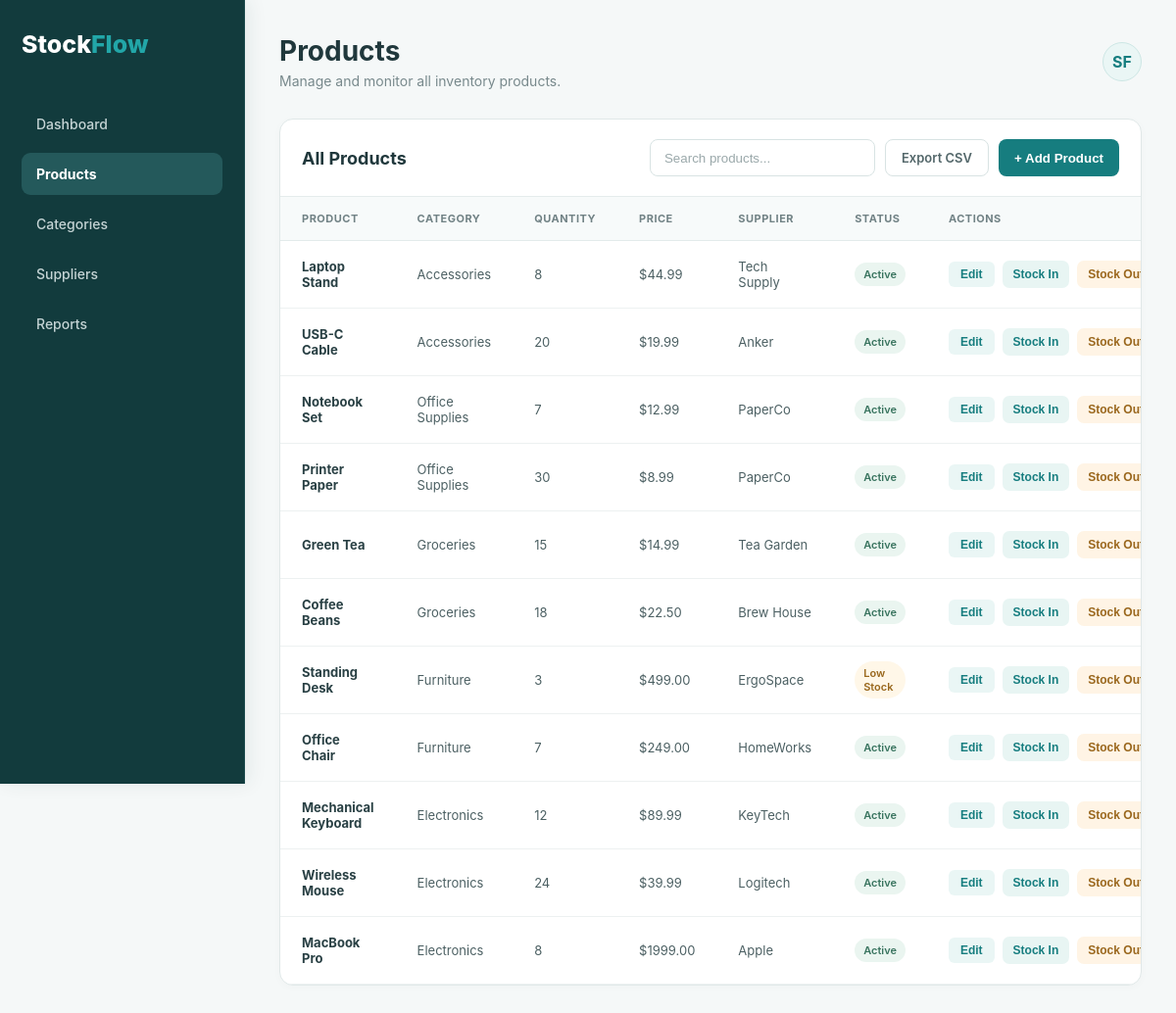
Page /products on the committed database.
### tables this page shows
CREATE TABLE products (
            id INTEGER PRIMARY KEY AUTOINCREMENT,
            name TEXT NOT NULL,
            category TEXT NOT NULL,
            quantity INTEGER NOT NULL DEFAULT 0,
            price REAL NOT NULL DEFAULT 0,
            supplier TEXT,
            status TEXT NOT NULL DEFAULT 'Active',
            created_at TIMESTAMP DEFAULT CURRENT_TIMESTAMP
        );

### app.py (the view)
@app.route("/products")
def products_page():
    connection = get_db_connection()
    products = connection.execute("""
        SELECT *
        FROM products
        ORDER BY id DESC
    """).fetchall()
    categories = connection.execute("""
        SELECT *
        FROM categories
        ORDER BY name
    """).fetchall()
    suppliers = connection.execute("""
        SELECT *
        FROM suppliers
        ORDER BY name
    """).fetchall()
    connection.close()
    return render_template(
        "products.html",
        products=products,
        categories=categories,
        suppliers=suppliers
    )

### app.py (called while the page is built)
def get_db_connection():
    connection = sqlite3.connect(DATABASE)
    connection.row_factory = sqlite3.Row
    return connection

### templates/products.html (shortened to what this page needs)
<!DOCTYPE html>
<html lang="en">
<head>
    <link
        rel="stylesheet"
        href="{{ url_for('static', filename='style.css') }}"
    >
</head>
<body>
<div class="app">
    {% set active_page = 'products' %}
    {% include 'sidebar.html' %}
    <main class="main">
        <div class="topbar">
            <div>
                <h1>Products</h1>
                <p>Manage and monitor all inventory products.</p>
            </div>
            <div class="profile">
                SF
            </div>
        </div>
        <section class="content-card">
            <div class="card-header">
                <h2>All Products</h2>
                <div class="actions">
                    <input
                        class="search"
                        id="searchInput"
                        type="text"
                        placeholder="Search products..."
                    >
                    <a href="/export/csv" class="export-btn">
                        Export CSV
                    </a>
                    <button
                        type="button"
                        class="add-btn"
                    >
                        + Add Product
                    </button>
                </div>
            </div>
            <table>
                <thead>
                    <tr>
                        <th>Product</th>
                        <th>Category</th>
                        <th>Quantity</th>
                        <th>Price</th>
                        <th>Supplier</th>
                        <th>Status</th>
                        <th>Actions</th>
                    </tr>
                </thead>
                <tbody>
                    {% if products %}
                        {% for product in products %}
                        <tr class="product-row">
                            <td>
                                <strong>{{ product.name }}</strong>
                            </td>
                            <td>
                                {{ product.category }}
                            </td>
                            <td>
                                {{ product.quantity }}
                            </td>
                            <td>
                                ${{ "%.2f"|format(product.price) }}
                            </td>
                            <td>
                                {{ product.supplier if product.supplier else "—" }}
                            </td>
                            <td>
                                {% if product.status == "Low Stock" %}
                                    <span class="status low">
                                        Low Stock
                                    </span>
                                {% else %}
                                    <span class="status active">
                                        Active
                                    </span>
                                {% endif %}
                            </td>
                            <td>
                                <div class="product-actions">
                                    <button
                                        type="button"
                                        class="table-action edit-btn"
                                        data-id="{{ product.id }}"
                                        data-name="{{ product.name }}"
                                        data-category="{{ product.category }}"
                                        data-quantity="{{ product.quantity }}"
                                        data-price="{{ product.price }}"
                                        data-supplier="{{ product.supplier or '' }}"
                                    >
                                        Edit
                                    </button>
                                    <button
                                        type="button"
                                        class="stock-in-btn"
                                        data-id="{{ product.id }}"
                                        data-name="{{ product.name }}"
                                        data-quantity="{{ product.quantity }}"
                                    >
                                        Stock In
                                    </button>
                                    <button
                                        type="button"
                                        class="stock-out-btn"
                                        data-id="{{ product.id }}"
                                        data-name="{{ product.name }}"
                                        data-quantity="{{ product.quantity }}"
                                    >
                                        Stock Out
                                    </button>
                                </div>
                            </td>
                        </tr>
                        {% endfor %}
                    {% endif %}
                </tbody>
            </table>
        </section>
    </main>
</div>
</body>
</html>

### static/style.css (style rules this page uses)
* { margin: 0; padding: 0; box-sizing: border-box; }
:root { --background: #f4f7fb; --sidebar: #111827; --card: #ffffff; --primary: #2563eb; --primary-light: #eff6ff; --text: #111827; --muted: #6b7280; --border: #e5e7eb; --success: #16a34a; --warning: #f59e0b; --danger: #dc2626; }
body { font-family: -apple-system, BlinkMacSystemFont, "Segoe UI", sans-serif; background: var(--background); color: var(--text); }
.app { display: flex; min-height: 100vh; }
.main { margin-left: 250px; width: calc(100% - 250px); padding: 35px; }
.topbar { display: flex; justify-content: space-between; align-items: center; margin-bottom: 30px; }
.topbar h1 { font-size: 28px; }
.topbar p { color: var(--muted); margin-top: 5px; font-size: 14px; }
.profile { width: 40px; height: 40px; border-radius: 50%; background: var(--primary); color: white; display: flex; align-items: center; justify-content: center; font-weight: 700; }
.content-card { background: white; border: 1px solid var(--border); border-radius: 14px; overflow: hidden; }
.card-header { padding: 20px 22px; display: flex; justify-content: space-between; align-items: center; border-bottom: 1px solid var(--border); }
.card-header h2 { font-size: 18px; }
.actions { display: flex; gap: 10px; }
.search { padding: 10px 14px; width: 230px; border-radius: 8px; border: 1px solid var(--border); outline: none; }
.add-btn { background: var(--primary); color: white; border: none; border-radius: 8px; padding: 10px 16px; font-weight: 600; cursor: pointer; }
table { width: 100%; border-collapse: collapse; }
th, td { padding: 15px 22px; text-align: left; border-bottom: 1px solid var(--border); font-size: 13px; }
th { color: var(--muted); font-size: 11px; text-transform: uppercase; letter-spacing: .5px; background: #f9fafb; }
.status { display: inline-block; padding: 5px 9px; border-radius: 20px; font-size: 11px; font-weight: 600; }
.status.active { background: #dcfce7; color: var(--success); }
.status.low { background: #fef3c7; color: #b45309; }
.table-action, .delete-btn { border: none; padding: 6px 12px; border-radius: 6px; cursor: pointer; font-size: 12px; font-weight: 600; }
.table-action { background: #dbeafe; color: #2563eb; }
.export-btn { background: white; color: #374151; border: 1px solid var(--border); border-radius: 8px; padding: 10px 16px; font-size: 13px; font-weight: 600; text-decoration: none; display: flex; align-items: center; cursor: pointer; }
html { scroll-behavior: smooth; }
:root { --background: #f5f8f8; --sidebar: #ffffff; --card: #ffffff; --primary: #167d7f; --primary-dark: #116466; --primary-light: #eaf6f5; --text: #203033; --muted: #708084; --border: #dfe8e8; --success: #43866f; --warning: #b7791f; --danger: #b94a48; }
body { background: var(--background); color: var(--text); }
.topbar h1 { color: #20383c; }
.topbar p { color: #78898c; }
.profile { background: var(--primary-light); color: var(--primary); border: 1px solid #cde7e5; }
.content-card { background: #ffffff; border: 1px solid #e0e8e8; box-shadow: 0 2px 8px rgba(32, 48, 51, 0.025); }
.card-header { border-bottom: 1px solid #e5ecec; }
.card-header h2 { color: #20383c; }
th { color: #718285; background: #f7fafa; border-bottom: 1px solid #e3ebeb; }
td { color: #4c6063; border-bottom: 1px solid #edf1f1; }
tbody tr { transition: background 0.15s ease; }
td strong { color: #294044; }
.search { background: #ffffff; border: 1px solid #d8e3e3; color: #334d50; }
.search::placeholder { color: #9aa8aa; }
.add-btn, .save-btn { background: var(--primary); color: #ffffff; }
.export-btn, .cancel-btn { background: #ffffff; color: #53676a; border: 1px solid #d8e3e3; }
.table-action { background: var(--primary-light); color: var(--primary); }
.status.active { background: #eaf5f0; color: #39745f; }
.status.low { background: #fff7e8; color: #99671c; }
.product-actions { display: flex; align-items: center; gap: 6px; flex-wrap: wrap; }
.stock-in-btn, .stock-out-btn { border: none; border-radius: 7px; padding: 7px 11px; font-size: 12px; font-weight: 600; cursor: pointer; transition: 0.2s ease; }
.stock-in-btn { background: #e8f5f3; color: #167d7f; }
.stock-out-btn { background: #fff4e5; color: #9a671d; }
.product-actions { display: flex; align-items: center; gap: 8px; flex-wrap: nowrap; }
.product-actions button { white-space: nowrap; }

### rows in the picture
products: name "Laptop Stand", category "Accessories", quantity "8", price "44.99", supplier "Tech Supply", status "Active"
products: name "USB-C Cable", category "Accessories", quantity "20", price "19.99", supplier "Anker", status "Active"
products: name "Notebook Set", category "Office Supplies", quantity "7", price "12.99", supplier "PaperCo", status "Active"
products: name "Printer Paper", category "Office Supplies", quantity "30", price "8.99", supplier "PaperCo", status "Active"
products: name "Green Tea", category "Groceries", quantity "15", price "14.99", supplier "Tea Garden", status "Active"
products: name "Coffee Beans", category "Groceries", quantity "18", price "22.50", supplier "Brew House", status "Active"
products: name "Standing Desk", category "Furniture", quantity "3", price "499.00", supplier "ErgoSpace", status "Low Stock"
products: name "Office Chair", category "Furniture", quantity "7", price "249.00", supplier "HomeWorks", status "Active"
products: name "Mechanical Keyboard", category "Electronics", quantity "12", price "89.99", supplier "KeyTech", status "Active"
products: name "Wireless Mouse", category "Electronics", quantity "24", price "39.99", supplier "Logitech", status "Active"
products: name "MacBook Pro", category "Electronics", quantity "8", price "1999.00", supplier "Apple", status "Active"
